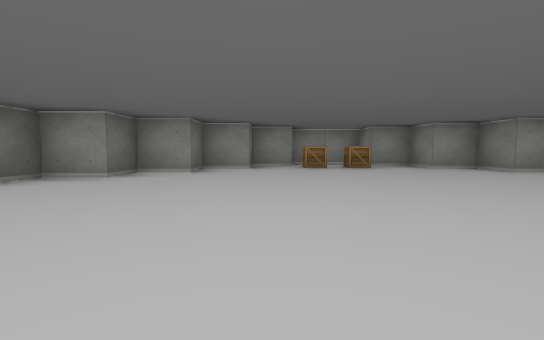
View 1 (above)

16 first-person views from a walk through a cub3D ray-caster map. The camera is about half as high as the walls, tilts 4° down and sees 85° across. The floor is counted in squares. Each view is taken from the middle of a square. On the plan, view 1 faces up. The plan holds only what a view shows up to about 9 squares ahead; the rest is blank.

View 2
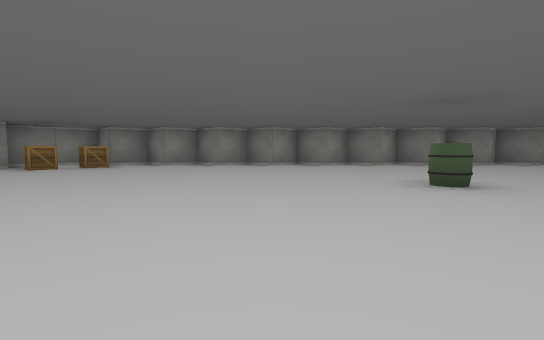

View 3
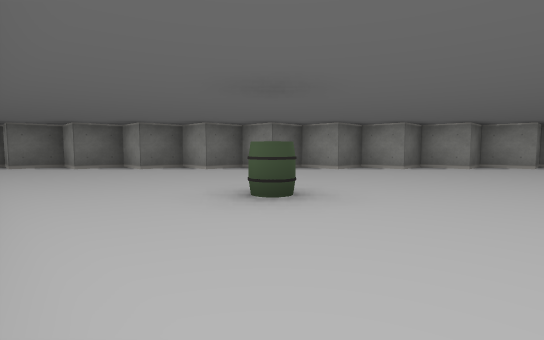

View 4
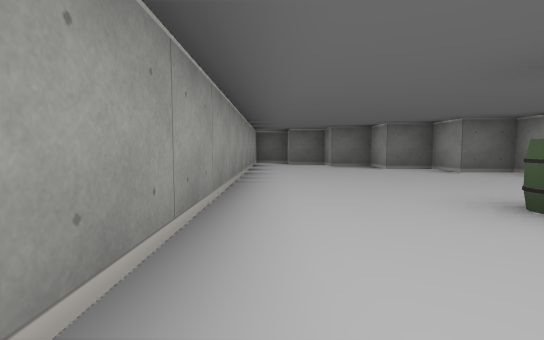

View 5
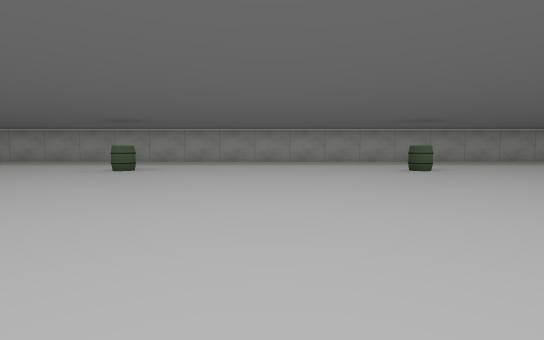

View 6
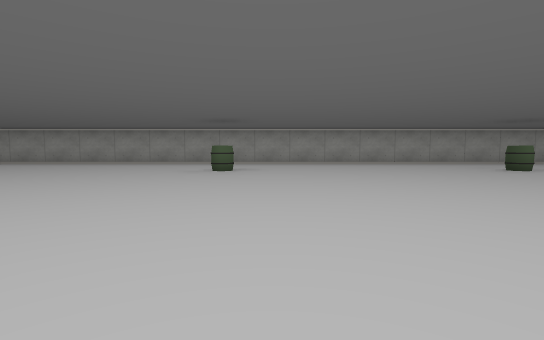

View 7
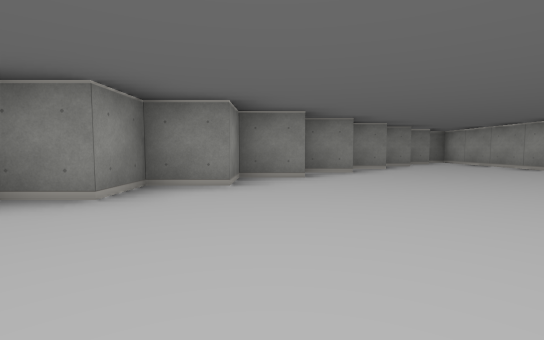

View 8
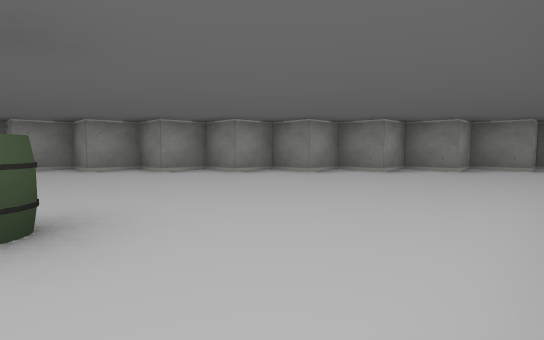

View 9
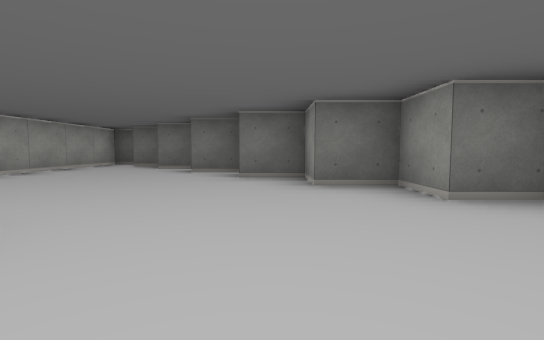

View 10
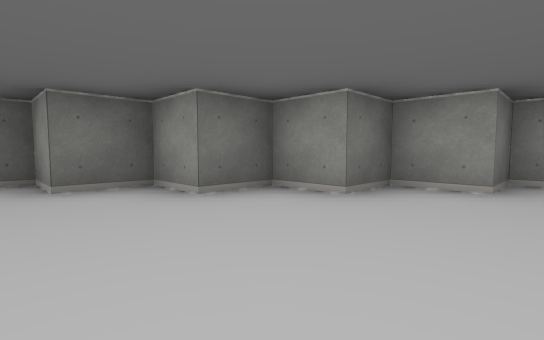

View 11
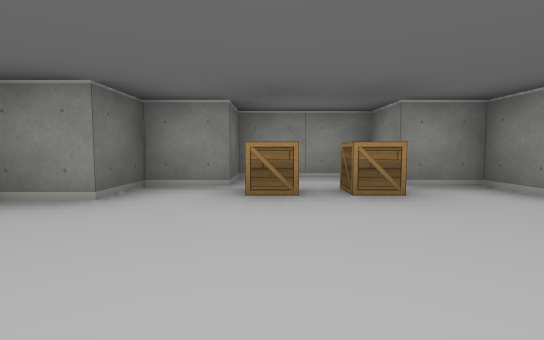

View 12
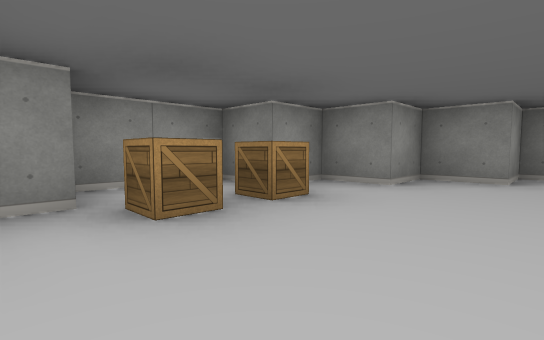

View 13
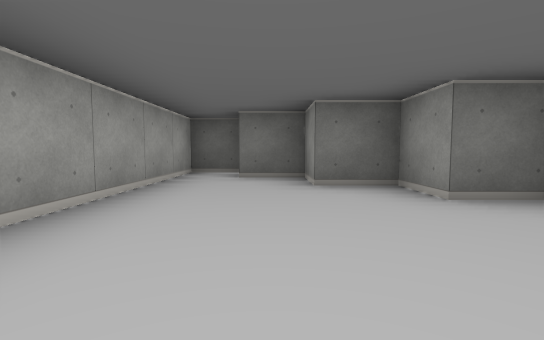

View 14
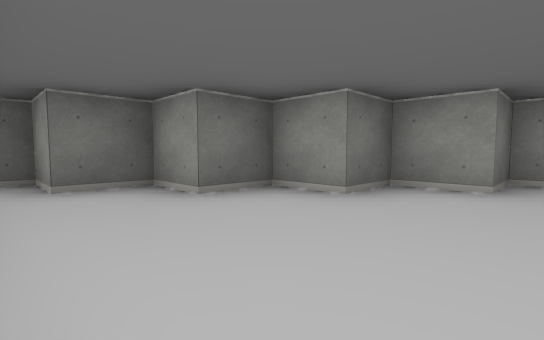

View 15
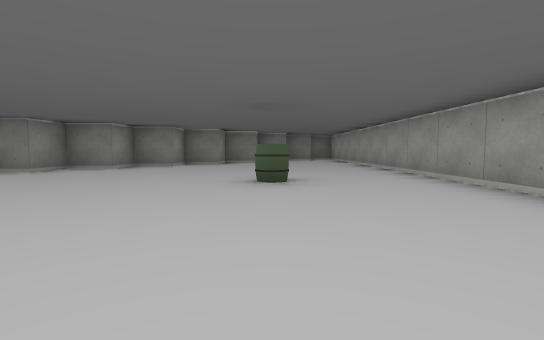

View 16
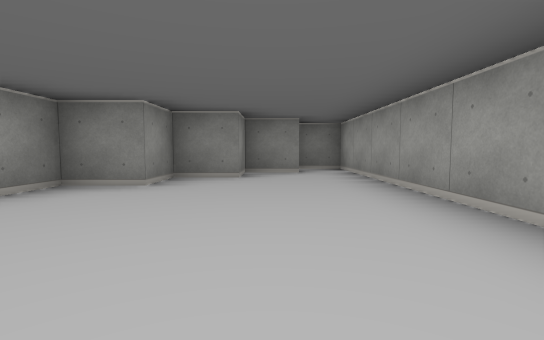

### Floor plan
Points are (right, up) in squares from view 1. A wall is a line through its corners. A room is listed if a view was taken in it or the views show most of it. See-through windows are left out.
Room 1 (views 1, 2, 3, 4, 5, 6, 7, 8, 9, 10, 11, 12, 13, 14, 15, 16)
walls: (5.5, 4.5) (5.5, 5.5) (4.5, 5.5) (4.5, 6.5) (3.5, 6.5) (3.5, 7.5) (2.5, 7.5) (2.5, 8.5) (0.5, 8.5) (0.5, 7.5) (-0.5, 7.5) (-0.5, 6.5) (-1.5, 6.5) (-1.5, 5.5) (-2.5, 5.5) (-2.5, 4.5) (-3.5, 4.5) (-3.5, 3.5) (-4.5, 3.5) (-4.5, 2.5) (-5.5, 2.5) (-5.5, 1.5) (-6.5, 1.5) (-6.5, 0.5) (-7.5, 0.5) (-7.5, -0.5) (-8.5, -0.5) (-8.5, -1.5) (-9.5, -1.5) (-9.5, -2.5) (12.5, -2.5) (12.5, -1.5) (11.5, -1.5) (11.5, -0.5) (10.5, -0.5) (10.5, 0.5) (9.5, 0.5) (9.5, 1.5) (8.5, 1.5) (8.5, 2.5) (7.5, 2.5) (7.5, 3.5) (6.5, 3.5) (6.5, 4.5) (5.5, 4.5)
objects: barrel (-2, 0); crate (1, 7); crate (2, 7); barrel (4, 0)

Positions as (right, up) in squares from view 1, and headings:
1: (0, 0), facing up
2: (0, -1), facing up-right
3: (0, -2), facing up-left
4: (0, -2), facing left
5: (1, 6), facing down
6: (3, 6), facing down
7: (3, 3), facing right
8: (4, -2), facing up-right
9: (-1, 2), facing left
10: (-1, 2), facing up-left
11: (1, 4), facing up
12: (0, 5), facing up-right
13: (-4, -1), facing left
14: (-5, -2), facing up-left
15: (0, 0), facing right
16: (6, -1), facing right
